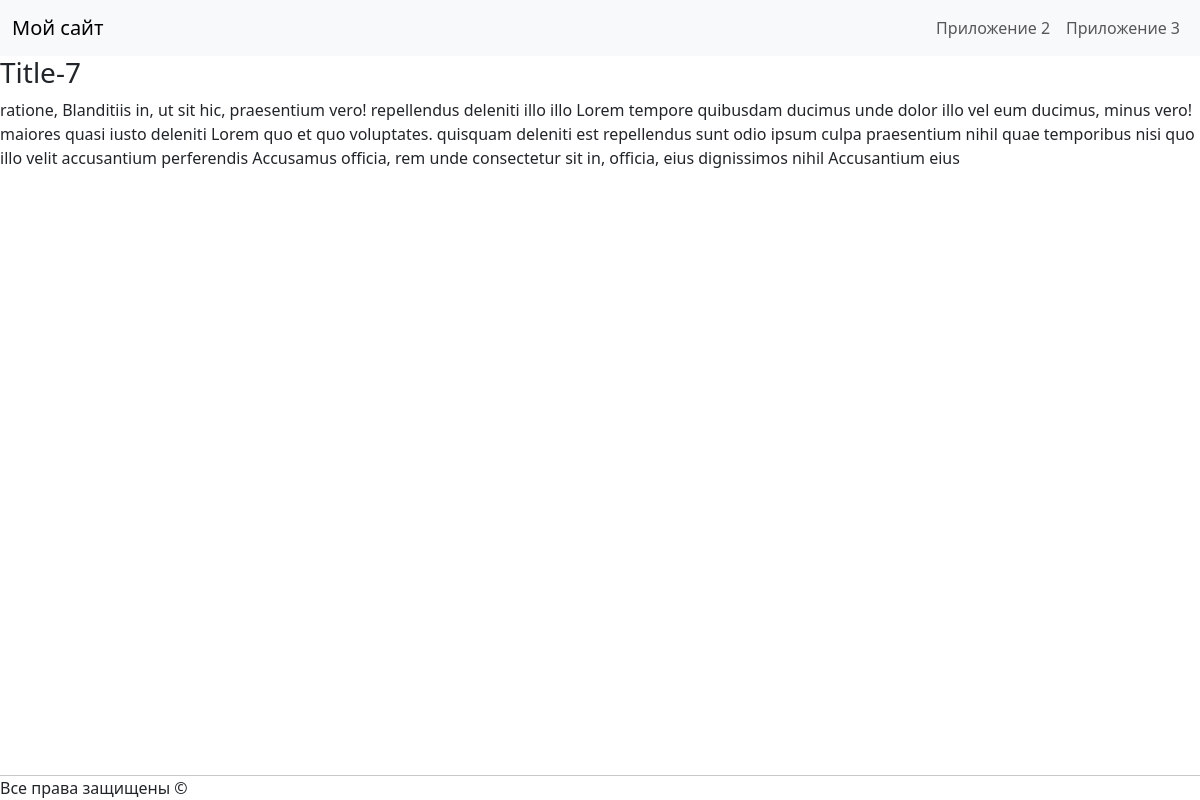
The page /app3/post/7/ on the database its author committed.
### app3/models.py (models this page shows, shortened)
class Post(models.Model):
    title = models.CharField(max_length=100)
    content = models.TextField()
    author = models.ForeignKey(Author, on_delete=models.CASCADE)

### app3/views.py (the view)
# urls.py: path('post/<int:post_id>/', views.post_full, name='post_full'),
def post_full(request, post_id):
    post = get_object_or_404(Post, pk=post_id)
    return render(request, 'app3/post_full.html', {'post': post})

### app3/templates/app3/post_full.html (shortened to what this page needs)
{% extends 'base.html' %}
{% block content %}
    <h3>{{ post.title }}</h3>
    <p>{{ post.content }}</p>
{% endblock %}

### rows shown on the page
Post: title "Title-7", content "ratione, Blanditiis in, ut sit hic, praesentium vero! repellendus deleniti illo illo Lorem tempore quibusdam ducimus unde dolor illo vel eum ducimus, minus vero! maiores quasi iusto deleniti Lorem quo et quo voluptates. quisquam deleniti est repellendus sunt odio ipsum culpa praesentium nihil quae temporibus nisi quo illo velit accusantium perferendis Accusamus officia, rem unde consectetur sit in, officia, eius dignissimos nihil Accusantium eius"
